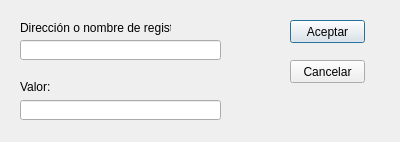
<ui version="4.0" >
 <class>Value</class>
 <widget class="QDialog" name="Value" >
  <property name="geometry" >
   <rect>
    <x>0</x>
    <y>0</y>
    <width>400</width>
    <height>142</height>
   </rect>
  </property>
  <property name="windowTitle" >
   <string>Asignar valor a registro</string>
  </property>
  <widget class="QLabel" name="direcLabel" >
   <property name="geometry" >
    <rect>
     <x>20</x>
     <y>20</y>
     <width>151</width>
     <height>16</height>
    </rect>
   </property>
   <property name="text" >
    <string>Dirección o nombre de registro:</string>
   </property>
  </widget>
  <widget class="QLineEdit" name="direcLineEdit" >
   <property name="geometry" >
    <rect>
     <x>20</x>
     <y>40</y>
     <width>201</width>
     <height>20</height>
    </rect>
   </property>
  </widget>
  <widget class="QLabel" name="valueLabel" >
   <property name="geometry" >
    <rect>
     <x>20</x>
     <y>80</y>
     <width>46</width>
     <height>14</height>
    </rect>
   </property>
   <property name="text" >
    <string>Valor:</string>
   </property>
  </widget>
  <widget class="QLineEdit" name="valueLineEdit" >
   <property name="geometry" >
    <rect>
     <x>20</x>
     <y>100</y>
     <width>201</width>
     <height>20</height>
    </rect>
   </property>
  </widget>
  <widget class="QPushButton" name="aceptarButton" >
   <property name="geometry" >
    <rect>
     <x>290</x>
     <y>20</y>
     <width>75</width>
     <height>23</height>
    </rect>
   </property>
   <property name="text" >
    <string>Aceptar</string>
   </property>
  </widget>
  <widget class="QPushButton" name="cancelarButton" >
   <property name="geometry" >
    <rect>
     <x>290</x>
     <y>60</y>
     <width>75</width>
     <height>23</height>
    </rect>
   </property>
   <property name="text" >
    <string>Cancelar</string>
   </property>
  </widget>
 </widget>
 <resources/>
 <connections/>
</ui>
